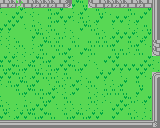

A level layout from a 2D game, rendered from its tile map. Below: a short description, then the map file with its tile-grid data intact:
An orthogonal 20x16 tile map with 8x8 px tiles, 3 tile layers (Background, Collison, Overlap).

<map version="1.0" orientation="orthogonal" renderorder="right-down" width="20" height="16" tilewidth="8" tileheight="8" nextobjectid="1">
 <tileset firstgid="1" name="char_sheet" tilewidth="8" tileheight="8" tilecount="1024">
  <image source="char_sheet.png" width="256" height="256" />
 </tileset>
 <layer name="Background" width="20" height="16">
  <data encoding="csv">
189,191,190,189,192,191,192,190,192,192,191,190,191,189,191,192,192,191,191,192,
190,189,192,190,190,189,191,192,189,190,192,189,191,190,189,189,191,189,192,191,
189,192,192,189,190,189,191,192,192,190,191,190,192,189,192,192,190,192,189,190,
192,192,189,190,191,190,191,189,190,189,192,191,190,189,190,189,190,190,191,192,
190,190,189,189,192,191,190,191,190,190,189,189,191,190,192,192,192,190,192,191,
190,190,191,189,190,192,191,191,189,191,189,191,191,191,192,189,191,192,190,190,
189,190,190,190,190,191,189,191,192,189,192,191,189,189,191,191,190,191,189,189,
192,192,190,190,192,191,192,189,192,190,189,190,189,192,192,189,189,189,192,190,
191,192,191,192,191,190,191,192,192,191,192,189,190,189,192,192,192,192,192,190,
192,192,191,190,192,191,191,190,191,189,190,189,192,192,189,190,189,192,190,191,
190,191,192,191,192,189,190,191,190,192,190,191,189,190,190,192,189,191,189,192,
189,189,191,192,191,191,192,190,190,192,189,190,190,191,191,191,189,192,189,191,
190,189,189,190,189,191,192,189,191,189,189,191,190,190,189,192,191,190,192,190,
191,190,190,191,192,192,189,190,190,190,190,190,190,189,192,192,190,189,190,189,
192,190,192,192,191,192,191,189,191,192,191,192,192,189,192,189,191,190,190,190,
191,189,192,190,191,189,192,191,192,191,192,190,189,191,191,190,190,191,191,189
</data>
 </layer>
 <layer name="Collison" width="20" height="16">
  <data encoding="csv">
159,93,157,159,93,93,93,159,160,0,0,158,159,93,93,93,159,93,159,62,
0,0,0,0,0,0,0,0,0,0,0,0,0,0,0,0,0,0,0,62,
0,0,0,0,0,0,0,0,0,0,0,0,0,0,0,0,0,0,0,62,
0,0,0,0,0,0,0,0,0,0,0,0,0,0,0,0,0,0,0,62,
0,0,0,0,0,0,0,0,0,0,0,0,0,0,0,0,0,0,0,62,
0,0,0,0,0,0,0,0,0,0,0,0,0,0,0,0,0,0,0,126,
0,0,0,0,0,0,0,0,0,0,0,0,0,0,0,0,0,0,0,158,
0,0,0,0,0,0,0,0,0,0,0,0,0,0,0,0,0,0,0,0,
0,0,0,0,0,0,0,0,0,0,0,0,0,0,0,0,0,0,0,0,
0,0,0,0,0,0,0,0,0,0,0,0,0,0,0,0,0,0,0,30,
0,0,0,0,0,0,0,0,0,0,0,0,0,0,0,0,0,0,0,62,
0,0,0,0,0,0,0,0,0,0,0,0,0,0,0,0,0,0,0,62,
0,0,0,0,0,0,0,0,0,0,0,0,0,0,0,0,0,0,0,62,
0,0,0,0,0,0,0,0,0,0,0,0,0,0,0,0,0,0,0,62,
0,0,0,0,0,0,0,0,0,0,0,0,0,0,0,0,0,0,0,62,
31,31,31,31,31,31,31,31,31,31,31,31,31,31,31,31,31,31,31,96
</data>
 </layer>
 <layer name="Overlap" width="20" height="16">
  <data encoding="csv">
0,0,0,0,0,0,0,0,0,0,0,0,0,0,0,0,0,0,0,0,
0,0,0,0,0,0,0,0,0,0,0,0,0,0,0,0,0,0,0,0,
0,0,0,0,0,0,0,0,0,0,0,0,0,0,0,0,0,0,0,0,
0,0,0,0,0,0,0,0,0,0,0,0,0,0,0,0,0,0,0,0,
0,0,0,0,0,0,0,0,0,0,0,0,0,0,0,0,0,0,0,0,
0,0,0,0,0,0,0,0,0,0,0,0,0,0,0,0,0,0,0,0,
0,0,0,0,0,0,0,0,0,0,0,0,0,0,0,0,0,0,0,0,
0,0,0,0,0,0,0,0,0,0,0,0,0,0,0,0,0,0,0,0,
0,0,0,0,0,0,0,0,0,0,0,0,0,0,0,0,0,0,0,0,
0,0,0,0,0,0,0,0,0,0,0,0,0,0,0,0,0,0,0,0,
0,0,0,0,0,0,0,0,0,0,0,0,0,0,0,0,0,0,0,0,
0,0,0,0,0,0,0,0,0,0,0,0,0,0,0,0,0,0,0,0,
0,0,0,0,0,0,0,0,0,0,0,0,0,0,0,0,0,0,0,0,
0,0,0,0,0,0,0,0,0,0,0,0,0,0,0,0,0,0,0,0,
0,0,0,0,0,0,0,0,0,0,0,0,0,0,0,0,0,0,0,0,
0,0,0,0,0,0,0,0,0,0,0,0,0,0,0,0,0,0,0,0
</data>
 </layer>
</map>